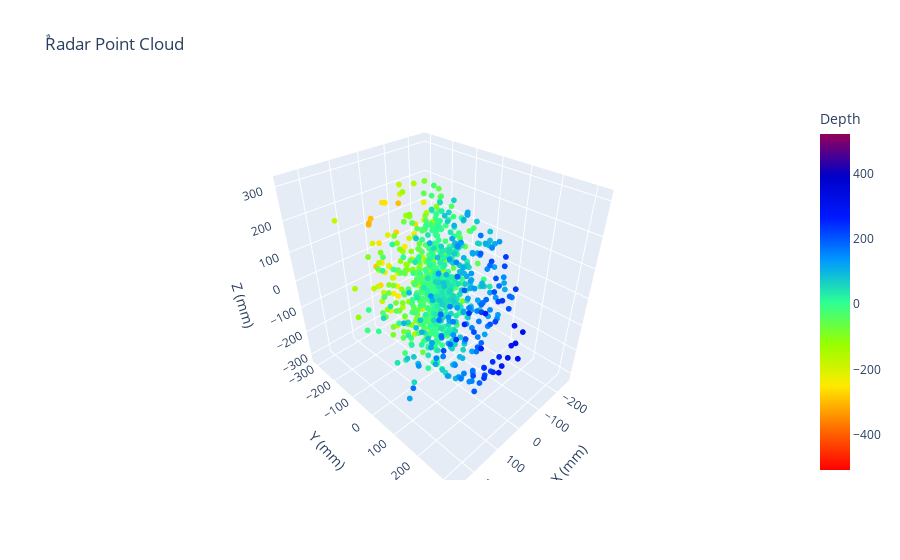
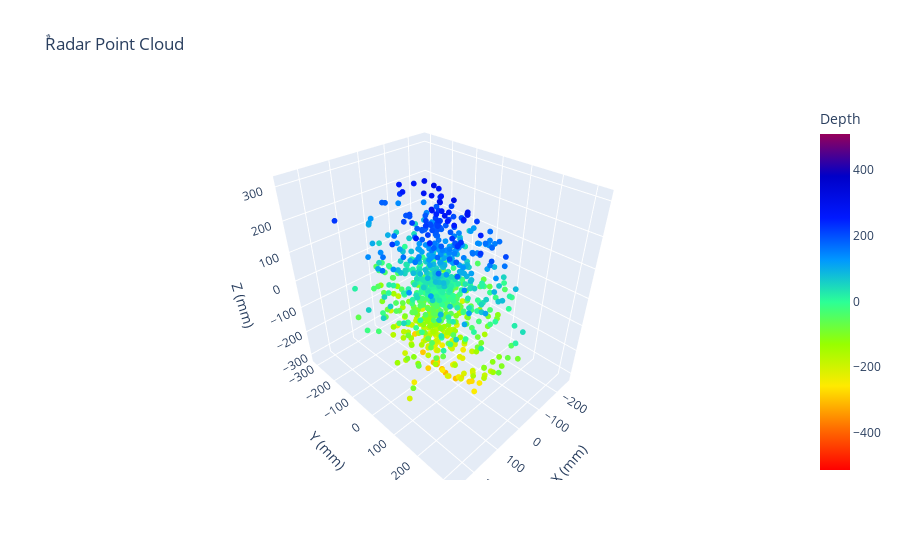

Notebook code cell kept with these figures, in order:
### Markdown cell above
# 1 ) Corner mapping experement
![title](img/corner.jpg)

### Code cell
plot_3D("3D_corner",'y')
plot_3D("3D_corner",'z')

### Figure 1 — Plotly figure (JSON) as saved in the notebook; plotly's stock layout.template omitted (floating-point values rounded to 4 significant figures; data arrays with more than 128 entries replaced by an {"elided": "..."} marker saying what was removed)
{"data": [{"hovertemplate": "X (mm)=%{x}<br>Y (mm)=%{y}<br>Z (mm)=%{z}<br>Depth=%{marker.color}<extra></extra>", "legendgroup": "", "marker": {"color": {"elided": "935 float values"}, "coloraxis": "coloraxis", "line": {"width": 0}, "opacity": 1, "size": 2, "symbol": "circle"}, "mode": "markers", "name": "", "scene": "scene", "showlegend": false, "type": "scatter3d", "x": {"elided": "935 float values"}, "y": {"elided": "935 float values"}, "z": {"elided": "935 float values"}}], "layout": {"coloraxis": {"cmax": 522.1, "cmin": -508.5, "colorbar": {"title": {"text": "Depth"}}, "colorscale": [[0, "rgb(255,0,0)"], [0.125, "rgb(255,111,0)"], [0.25, "rgb(255,234,0)"], [0.375, "rgb(151,255,0)"], [0.5, "rgb(44,255,150)"], [0.625, "rgb(0,152,255)"], [0.75, "rgb(0,25,255)"], [0.875, "rgb(0,0,200)"], [1, "rgb(150,0,90)"]]}, "legend": {"tracegroupgap": 0}, "scene": {"domain": {"x": [0, 1], "y": [0, 1]}, "xaxis": {"title": {"text": "X (mm)"}}, "yaxis": {"title": {"text": "Y (mm)"}}, "zaxis": {"title": {"text": "Z (mm)"}}}, "title": {"text": "ٌRadar Point Cloud"}}}

### Figure 2 — Plotly figure (JSON) as saved in the notebook; plotly's stock layout.template omitted (floating-point values rounded to 4 significant figures; data arrays with more than 128 entries replaced by an {"elided": "..."} marker saying what was removed)
{"data": [{"hovertemplate": "X (mm)=%{x}<br>Y (mm)=%{y}<br>Z (mm)=%{z}<br>Depth=%{marker.color}<extra></extra>", "legendgroup": "", "marker": {"color": {"elided": "935 float values"}, "coloraxis": "coloraxis", "line": {"width": 0}, "opacity": 1, "size": 2, "symbol": "circle"}, "mode": "markers", "name": "", "scene": "scene", "showlegend": false, "type": "scatter3d", "x": {"elided": "935 float values"}, "y": {"elided": "935 float values"}, "z": {"elided": "935 float values"}}], "layout": {"coloraxis": {"cmax": 509.2, "cmin": -512.8, "colorbar": {"title": {"text": "Depth"}}, "colorscale": [[0, "rgb(255,0,0)"], [0.125, "rgb(255,111,0)"], [0.25, "rgb(255,234,0)"], [0.375, "rgb(151,255,0)"], [0.5, "rgb(44,255,150)"], [0.625, "rgb(0,152,255)"], [0.75, "rgb(0,25,255)"], [0.875, "rgb(0,0,200)"], [1, "rgb(150,0,90)"]]}, "legend": {"tracegroupgap": 0}, "scene": {"domain": {"x": [0, 1], "y": [0, 1]}, "xaxis": {"title": {"text": "X (mm)"}}, "yaxis": {"title": {"text": "Y (mm)"}}, "zaxis": {"title": {"text": "Z (mm)"}}}, "title": {"text": "ٌRadar Point Cloud"}}}
